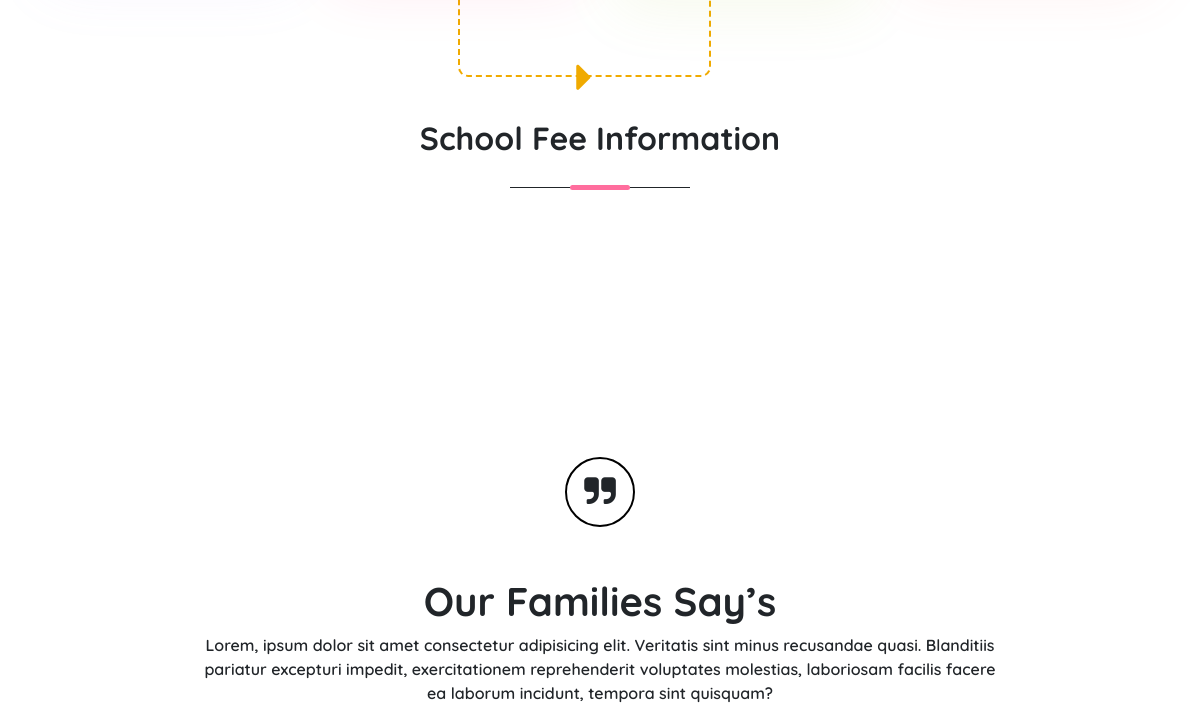
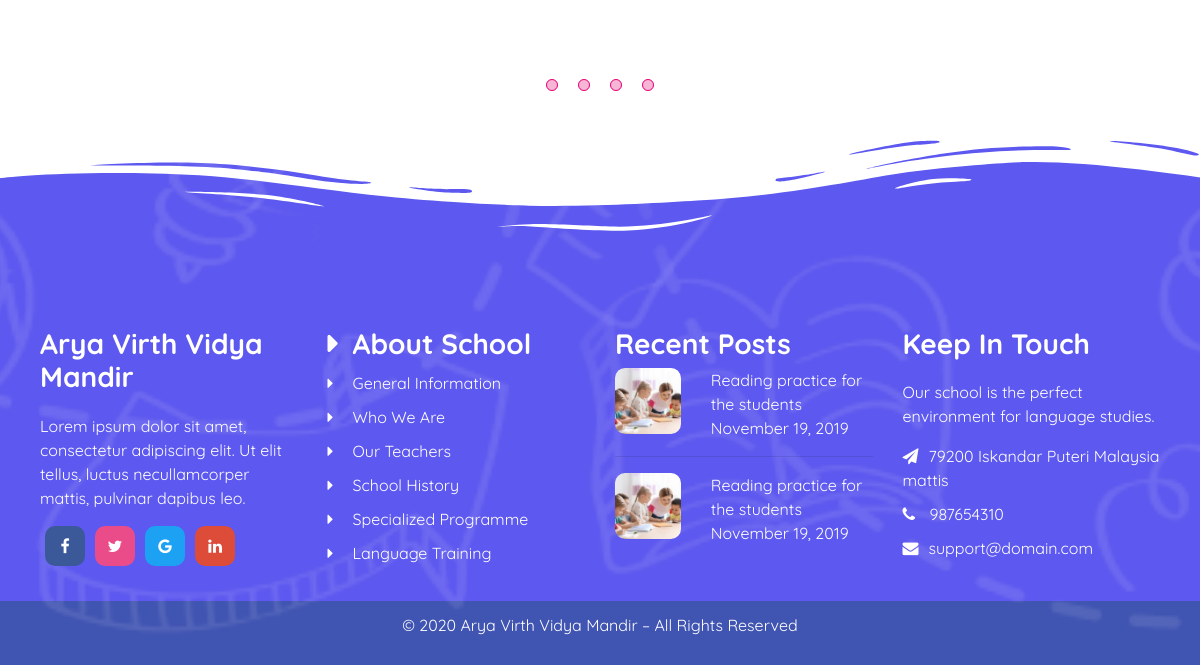
/admission/ (lower part), run on an earlier commit of the app's database (2 pictures, top to bottom).
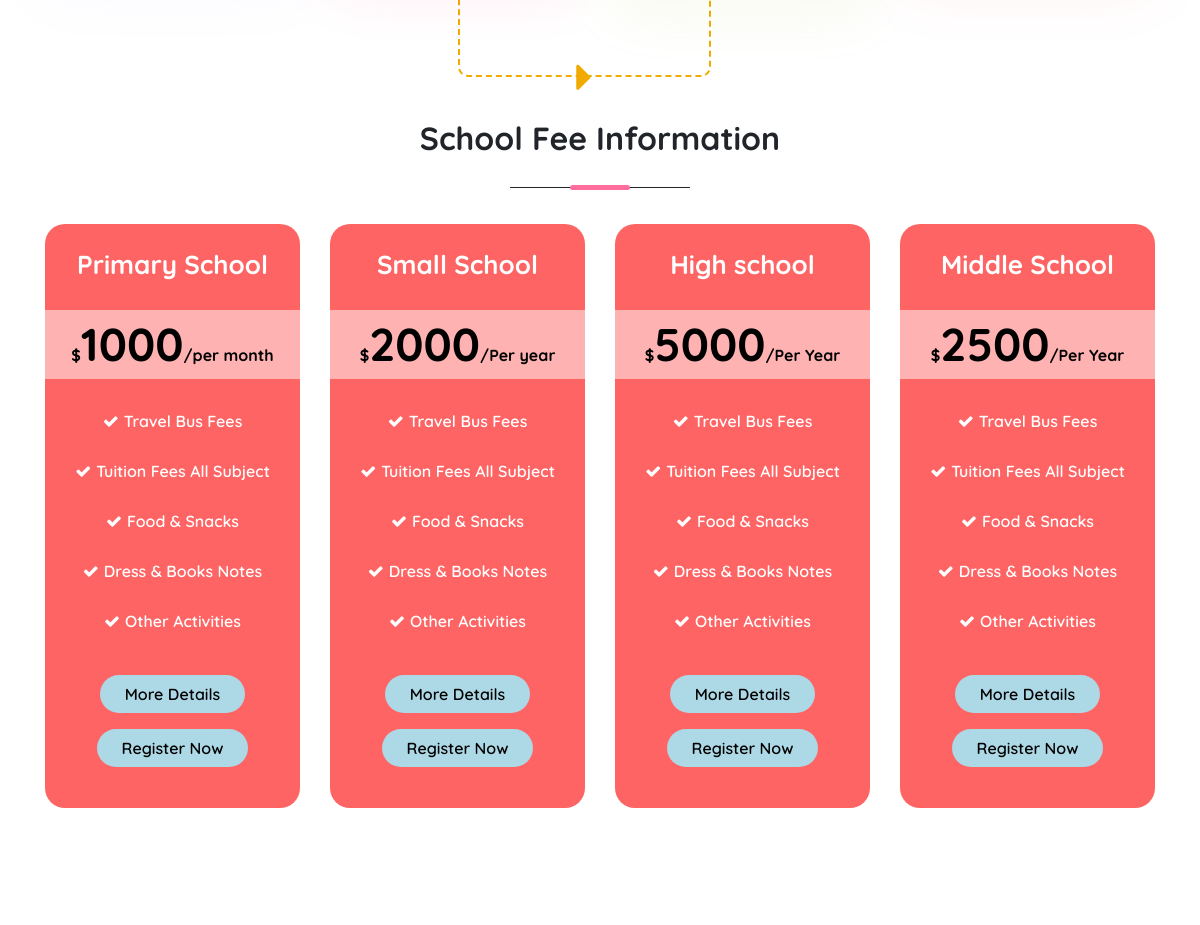
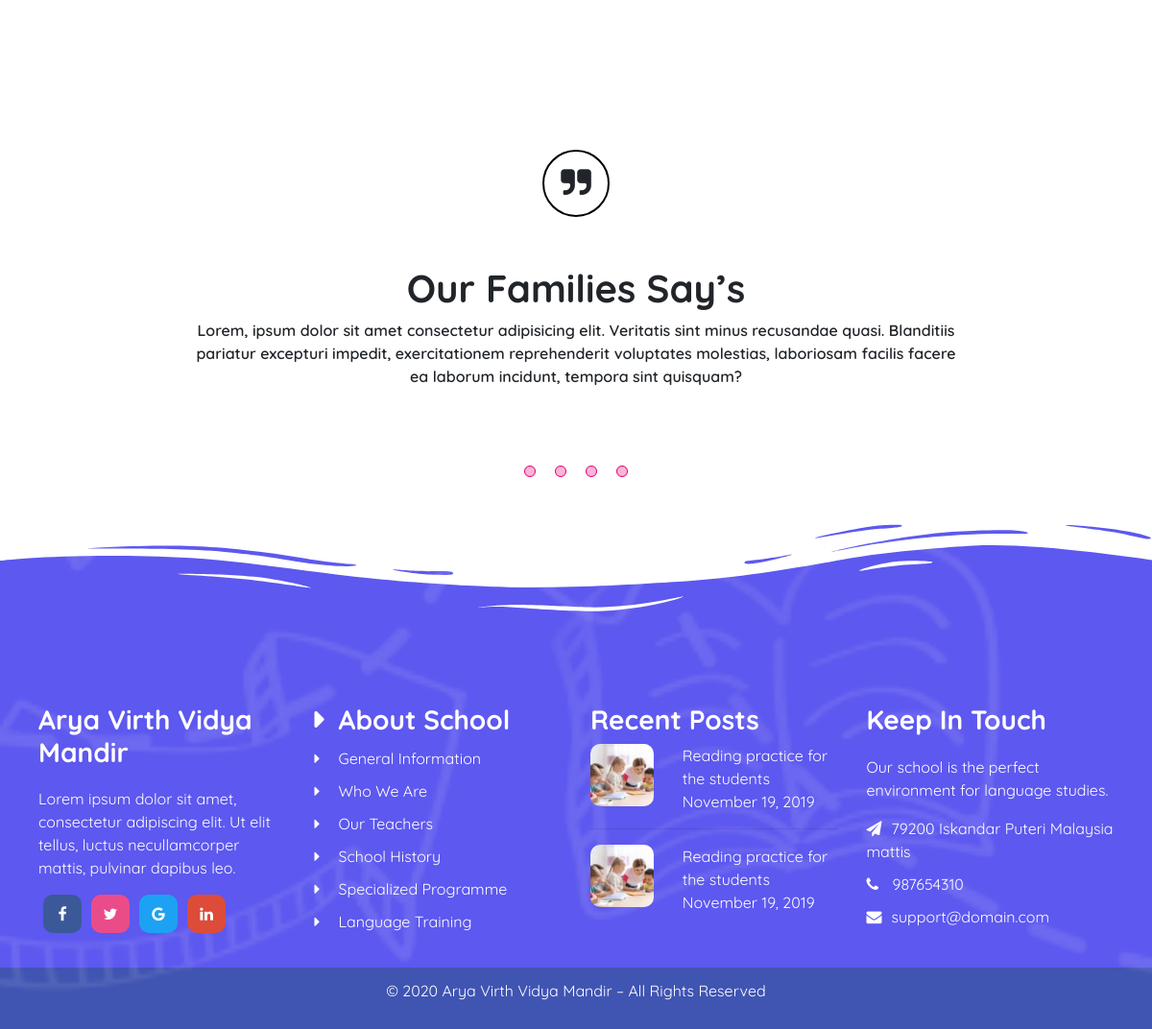
And on a later commit of the database (2 pictures, top to bottom).
### schoolmain/models.py (models this page shows)
class schoolfeeinfo(models.Model):
    standards = models.CharField(max_length=100,blank=False)
    slug = models.CharField(max_length=100,null=False,unique=True)
    annualfee = models.IntegerField()
    yearlysormonthly = models.CharField(max_length=150)
    content = RichTextField()

### schoolmain/views.py (the view, shortened to what this page needs)
# urls.py: path('admission/',views.admission,name='schooladmission'),
def admission(request):
    fee = schoolfeeinfo.objects.all()
    return render(request,'schoolmain/admission.html',{'stdadmission':fee})

### myapp/context_processors.py (called while the page is built)
def alltimefunc(request):
    info = schoolifo.objects.all()[0]
    return {'schoolinfo':info}

### schoolmain/templates/schoolmain/admission.html (shortened to what this page needs)
{% extends 'schoolmain/basic.html' %}
{% load static %}
{% block body %}
    <div class="admission-page">
        <div class="second my-5">
            <div class="cards-container">
                <div class="container">
                    <div class="row">
                        <div class="col-lg-3 col-12">
                        </div>
                        <div class="col-lg-3 col-12">
                        </div>
                        <div class="col-lg-3 col-12">
                        </div>
                        <div class="col-lg-3 col-12">
                        </div>
                    </div>
                </div>
            </div>
        </div>
        <div class="third">
            <div class="heading">
                <h2 class="text-center" id="text-info">
                    School Fee Information
                    <br><span class="span"></span>
                </h2>
            </div>
            <div class="container">
                <div class="row">
                    {% for info in stdadmission %}
                    <div class="col-lg-3 col-sm-6 col-12" >
                        <div class="fee-card" style="background: #ff6464;">
                            <div class="title">
                                <h3>{{info.standards}}</h3>
                                <div class="price">
                                    <span class="curency">$</span><span class="prices">{{info.annualfee}}</span><span
                                        class="per-annum">/{{info.yearlysormonthly}}</span>
                                </div>
                                <ul>
                                    {{info.content|safe}}
                                </ul>
                                <p><a href="/admission/{{info.slug}}"><button style="background: lightblue;">More Details</button></a></p>
                                <p><button type="button" style="background: lightblue; class="carousel-btn" data-toggle="modal" data-target="#exampleModal" data-whatever="@mdo">Register Now</button></p>
                            </div>
                        </div>
                    </div>
                    {% endfor %}
                </div>
            </div>
        </div>
        <div class="sixth">
            <div class="container">
                <div class="carousel-pink">
                    <div id="item1" style="left: 0%;" class="item">
                        <div class="quote-sign">
                            <div class="circle">
                                <i class="fa fa-quote-right"></i>
                            </div>
                        </div>
                        <h1>Our Families Say’s</h1>
                        <p>Lorem, ipsum dolor sit amet consectetur adipisicing elit. Veritatis sint minus recusandae quasi. Blanditiis pariatur excepturi impedit, exercitationem reprehenderit voluptates molestias, laboriosam facilis facere ea laborum incidunt, tempora sint quisquam?</p>
                    </div>
                </div>
                <ul class="caurosel-btn">
                    <li><a class="navigator" href="#item1"></a></li>
                    <li><a class="navigator" href="#item2"></a></li>
                    <li><a class="navigator" href="#item3"></a></li>
                    <li><a class="navigator" href="#item4"></a></li>
                </ul>
            </div>
        </div>
    </div>
  {% endblock %}

### schoolmain/templates/schoolmain/basic.html (shortened to what this page needs)
<!DOCTYPE html>
<html>
{% load static %}
<head>
    <link rel="stylesheet" href="https://maxcdn.bootstrapcdn.com/bootstrap/4.5.2/css/bootstrap.min.css">
    <link rel="stylesheet" href="https://cdnjs.cloudflare.com/ajax/libs/font-awesome/4.7.0/css/font-awesome.min.css">
    <link rel="stylesheet" href="{% static 'schoolmainstatic/css/main.css' %}">
</head>
<body>
                <ul>{% url "schoolindex" as schoolindex %}
                    {% url "schooladmission" as schooladmission %}
                    {% url "schoolcontact" as schoolcontact %}
                    {% url "learnings" as learnings %}
                    {% url "signin" as signin %}
                </ul>
{% block body %}{% endblock %}
        <footer>
        <img src="{% static 'schoolmainstatic/img/footer-cover.svg' %}" class="footer-cover" alt="">
        <div class="footer">
            <div class="row" style="color: white">
                <div class="col-sm-3" style="margin-top: 30px;">
                    <h3 style="font-weight: bold;">Arya Virth Vidya Mandir</h3>
                    <p style="margin-top: 20px;">
                        Lorem ipsum dolor sit amet, consectetur adipiscing elit. Ut elit tellus, luctus necullamcorper
                        mattis, pulvinar dapibus leo.
                    </p>
                    <div class="social-icon">
                        <a href="#">
                            <div class="icon" style="--color: #3b5998;"> <i class="fa fa-facebook"></i></div>
                        </a>
                        <a href="#">
                            <div class="icon" style="--color: #ea4c89;"> <i class="fa fa-twitter"></i></div>
                        </a>
                        <a href="#">
                            <div class="icon" style="--color: #1da1f2;"> <i class="fa fa-google"></i></div>
                        </a>
                        <a href="#">
                            <div class="icon" style="--color: #dd4b39;"> <i class="fa fa-linkedin"></i></div>
                        </a>
                    </div>
                </div>
                <div class="about-school col-sm-3" style="margin-top: 30px;">
                    <h3> <a href="/about" style="font-weight: bold;color: white;">About School</a></h3>
                    <ul>
                        {% url "schoolabout" as schoolabout %}
                        <li class="{% if request.path == schoolabout %}active{% endif %}">
                            <a href="{{schoolabout}}" style="margin-top: 20px;color: white; ">
                                General Information
                            </a>
                        </li>
                        <li>
                            <a href="/about/" style="margin-top: 20px;color: white; ">
                                Who We Are
                            </a>
                        </li>
                        <li>
                            <a href="" style="margin-top: 20px;color: white; ">
                                Our Teachers
                            </a>
                        </li>
                        <li>
                            <a href="" style="margin-top: 20px;color: white; ">
                                School History
                            </a>
                        </li>
                        <li>
                            <a href="" style="margin-top: 20px;color: white; ">
                                Specialized Programme
                            </a>
                        </li>
                        <li>
                            <a href="" style="margin-top: 20px;color: white; ">
                                Language Training
                            </a>
                        </li>
                    </ul>
                </div>
                <div class="col-sm-3 blog" style="margin-top: 30px;">
                    <h3 style="font-weight: bold;">Recent Posts</h3>
                    <div class="row">
                        <div class="col-4"><img src="{% static 'schoolmainstatic/img/blog-20.jpg' %}" class="img-fluid" alt=""></div>
                        <div class="col-8">
                            <p>Reading practice for the students November 19, 2019</p>
                        </div>
                    </div>
                    <hr>
                    <div class="row">
                        <div class="col-4"><img src="{% static 'schoolmainstatic/img/blog-20.jpg' %}" class="img-fluid" alt=""></div>
                        <div class="col-8">
                            <p>Reading practice for the students November 19, 2019</p>
                        </div>
                    </div>
                </div>
                <div class="col-sm-3" style="margin-top: 30px;" class="keep-in-touch">
                    <h3 style="font-weight: bold;">Keep In Touch</h3>
                    <p style="margin-top: 20px;">
                        Our school is the perfect environment for language studies.
                    </p>
                    <div style="margin: 10px 0;">
                        <a href="#" style=" color: white;">
                            <i style="margin-right: 10px;" class="fa fa-paper-plane" aria-hidden="true"></i>79200
                            Iskandar Puteri Malaysia mattis
                        </a>
                    </div>
                    <div style="margin: 10px 0;">
                        <a href="#" style=" color: white;">
                            <i style="margin-right: 10px;" class="fa fa-phone" aria-hidden="true"></i> 987654310
                        </a>
                    </div>
                    <div style="margin: 10px 0;">
                        <a href="#" style=" color: white;">
                            <i style="margin-right: 10px;" class="fa fa-envelope"
                                aria-hidden="true"></i>support@domain.com</a>
                    </div>
                </div>
            </div>
        </div>
        <div class="container-fluid"
            style="background-color:#4054B2;;color: white;text-align: center;padding: 12px 14px">
            <p>© 2020 Arya Virth Vidya Mandir – All Rights Reserved</p>
        </div>
    </footer>
</body>
</html>

What changed in the data, as far as the page shows it:
added schoolfeeinfo: standards "Primary School", annualfee "1000", yearlysormonthly "per month", content "Travel Bus Fees Tuition Fees All Subject Food & Snacks Dress & Books Notes Other Activities"
added schoolfeeinfo: standards "Small School", annualfee "2000", yearlysormonthly "Per year", content "Travel Bus Fees Tuition Fees All Subject Food & Snacks Dress & Books Notes Other Activities"
added schoolfeeinfo: standards "High school", annualfee "5000", yearlysormonthly "Per Year", content "Travel Bus Fees Tuition Fees All Subject Food & Snacks Dress & Books Notes Other Activities"
added schoolfeeinfo: standards "Middle School", annualfee "2500", yearlysormonthly "Per Year", content "Travel Bus Fees Tuition Fees All Subject Food & Snacks Dress & Books Notes Other Activities"
